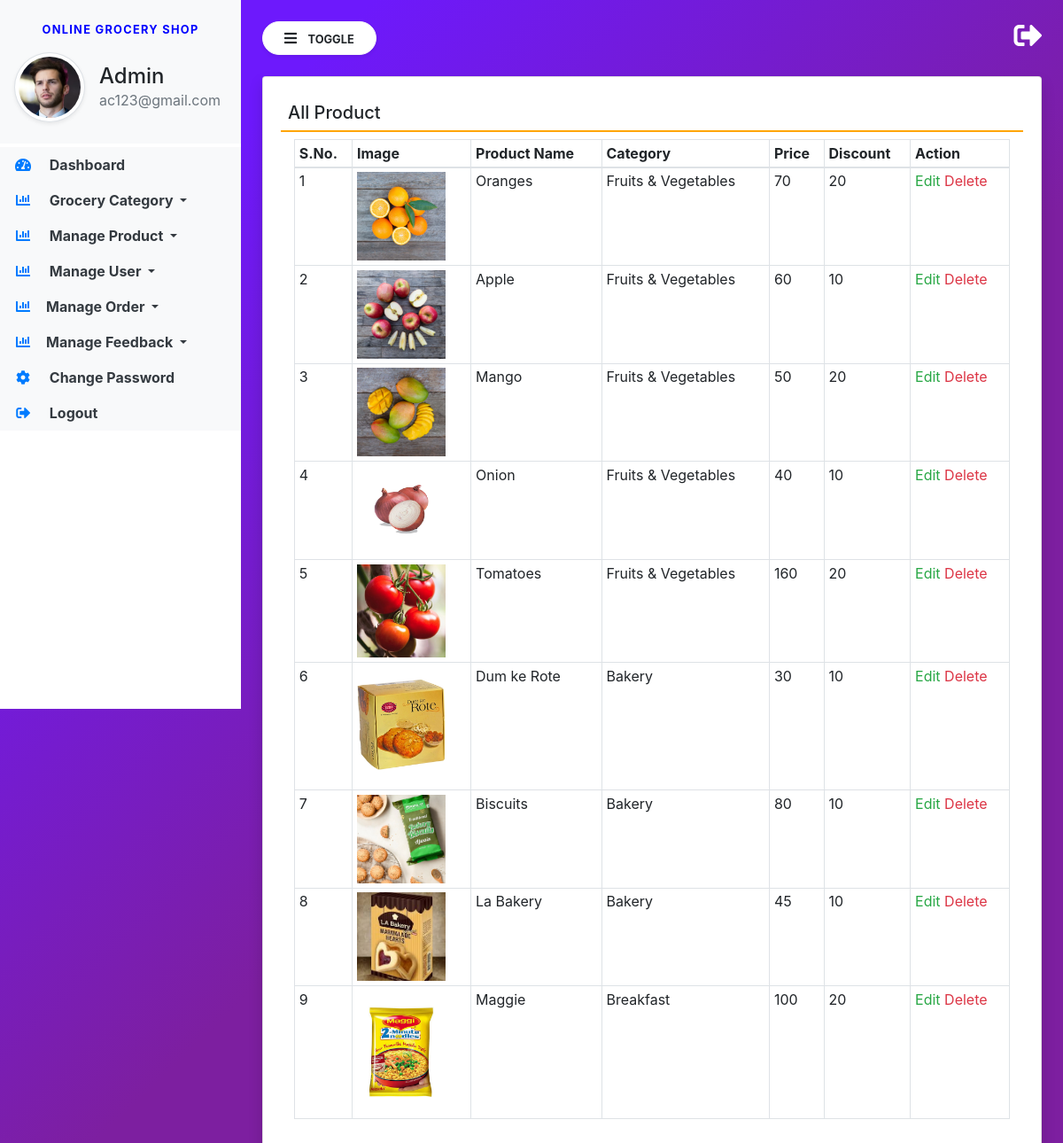
The page /view-product/ (signed in) on the database its author committed.
### groceryapp/models.py (models this page shows, shortened)
class Product(models.Model):
    category = models.ForeignKey(Category, on_delete=models.CASCADE, null=True, blank=True)
    name = models.CharField(max_length=100, null=True, blank=True)
    image = models.FileField(null=True, blank=True)
    description = models.TextField(null=True, blank=True)
    price = models.CharField(max_length=100, null=True, blank=True)
    discount = models.CharField(max_length=100, null=True, blank=True)
    updated = models.DateTimeField(auto_now=True)
    created = models.DateTimeField(auto_now_add=True)

class Category(models.Model):
    name = models.CharField(max_length=100, null=True, blank=True)
    created = models.DateTimeField(auto_now_add=True)

### groceryapp/views.py (the view)
# urls.py: path('view-product/', view_product, name='view_product'),
def view_product(request):
    if not request.user.is_staff:
        return redirect('admin_login')
    product = Product.objects.all()
    return render(request, 'view_product.html', locals())

### groceryapp/templates/view_product.html
{% extends 'admin_base.html' %}
{% block main  %}
<div class="card shadow">
    <div class="card-body">
        <h5 class="p-2" style="border-bottom: 2px solid orange;">All Product</h5>
        <div class="container-fluid">
            <table class="table table-bordered table-sm" id="example">
                <thead>
                <tr>
                    <th>S.No.</th>
                    <th>Image</th>
                    <th>Product Name</th>
                    <th>Category</th>
                    <th>Price</th>
                    <th>Discount</th>
                    <th>Action</th>
                </tr>
                </thead>
                <tbody>
                {% for i in product %}
                <tr>
                    <td>{{forloop.counter}}</td>
                    <td><img src="{{i.image.url}}" style="width:100px"/></td>
                    <td>{{i.name}}</td>
                    <td>{{i.category.name}}</td>
                    <td>{{i.price}}</td>
                    <td>{{i.discount}}</td>
                    <td>
                        <a href="/edit-product/{{i.id}}/" class="text-success">Edit</a>
                        <a href="/delete-product/{{i.id}}/" class="text-danger"
                           onclick="return confirm('Are You Sure?')">Delete</a></td>
                </tr>
                {% endfor %}
                </tbody>
            </table>
        </div>
    </div>
</div>
{% endblock %}

### groceryapp/templates/admin_base.html (shortened to what this page needs)
{% load static %}
<html lang="en">
<head>
    <link rel="stylesheet" href="https://maxcdn.bootstrapcdn.com/bootstrap/4.3.1/css/bootstrap.min.css">
    <link rel="stylesheet" href="https://use.fontawesome.com/releases/v5.6.3/css/all.css"
>
    <link rel="stylesheet" type="text/css" href="{% static 'css/sidebar.css' %}">
</head>
<body>
<div class="vertical-nav bg-white" id="sidebar">
    <div class="py-4 px-3 mb-1 bg-light">
        <p class="font-weight-bold text-uppercase px-3 small dashboard-text text-center">Online Grocery Shop</p>
        <div class="media d-flex align-items-center">
            <img src="{% static 'images/pic-3.png' %}" width="80" height="80"
                 class="mr-3 rounded-circle img-thumbnail shadow-sm">
            <div class="media-body">
                <h4 class="mb-0">Admin</h4>
                <p class="text-muted mb-0">{{request.user.email}}</p>
            </div>
        </div>
    </div>
    <ul class="nav flex-column bg-white">
        <li class="nav-item">
            <a href="/admindashboard/" class="nav-link text-dark bg-light">
                <i class="fas fa-tachometer-alt fa-fw mr-3 text-primary"></i>
                Dashboard
            </a>
        </li>
        <li class="nav-item dropdown">
            <a class="nav-link dropdown-toggle text-dark bg-light" href="#" id="navbardrop" data-toggle="dropdown">
                <i class="fas fa-chart-bar mr-3 text-primary fa-fw"></i> Grocery Category
            </a>
        </li>
        <li class="nav-item dropdown">
            <a class="nav-link dropdown-toggle text-dark bg-light" href="#" id="navbardrop" data-toggle="dropdown">
                <i class="fas fa-chart-bar mr-3 text-primary fa-fw"></i> Manage Product
            </a>
        </li>
        <li class="nav-item dropdown">
            <a class="nav-link dropdown-toggle text-dark bg-light" href="#" id="navbardrop" data-toggle="dropdown">
                <i class="fas fa-chart-bar mr-3 text-primary fa-fw"></i> Manage User
            </a>
        </li>
        <li class="nav-item dropdown">
            <a class="nav-link dropdown-toggle text-dark bg-light" href="#" id="navbardrop" data-toggle="dropdown">
                <i class="fas fa-chart-bar mr-3 text-primary fa-fw"></i>Manage Order
            </a>
        </li>
        <li class="nav-item dropdown">
            <a class="nav-link dropdown-toggle text-dark bg-light" href="#" id="navbardrop" data-toggle="dropdown">
                <i class="fas fa-chart-bar mr-3 text-primary fa-fw"></i>Manage Feedback
            </a>
        </li>
        <li class="nav-item">
            <a href="/admin-change-password/" class="nav-link text-dark bg-light">
                <i class="fas fa-cog mr-3 text-primary fa-fw"></i>
                Change Password
            </a>
        </li>
        <li class="nav-item">
            <a href="/logout/" class="nav-link text-dark bg-light">
                <i class="fas fa-sign-out-alt mr-3 text-primary fa-fw"></i>
                Logout
            </a>
        </li>
    </ul>
</div>
<div class="page-content p-4" id="content">
    <a href="/logout/" title="logout" class="float-right text-white"><i class="fas fa-sign-out-alt fa-2x"></i></a>
    <button id="sidebarCollapse" type="button" class="btn btn-light bg-white rounded-pill shadow-sm px-4 mb-4">
        <i class="fas fa-bars mr-2"></i>
        <small class="text-uppercase font-weight-bold">Toggle</small>
    </button>
    {% block main %}
    {% endblock %}
</div>
</body>
</html>

### groceryapp/static/css/sidebar.css (style rules this page uses)
body { background-image : linear-gradient(135.9deg,rgba(109,25,252,1) 16.4%,rgba(125,31,160,1) 56.1%); min-height:100vh; }
.vertical-nav { min-width : 17rem; width : 17rem; height:100vh; position:fixed; top:0; left:0; transition: all 0.4s; }
.page-content { width:calc(100% - 17rem); margin-left:17rem; transition:all 0.4s; }
.dashboard-text { letter-spacing : 0.1em; color : blue; }
.nav-link { font-weight : bold; }

### rows shown on the page
Product: image (picture), name "Oranges", category.name "Fruits & Vegetables", price "70", discount "20"
Product: image (picture), name "Apple", category.name "Fruits & Vegetables", price "60", discount "10"
Product: image (picture), name "Mango", category.name "Fruits & Vegetables", price "50", discount "20"
Product: image (picture), name "Onion", category.name "Fruits & Vegetables", price "40", discount "10"
Product: image (picture), name "Tomatoes", category.name "Fruits & Vegetables", price "160", discount "20"
Product: image (picture), name "Dum ke Rote", category.name "Bakery", price "30", discount "10"
Product: image (picture), name "Biscuits", category.name "Bakery", price "80", discount "10"
Product: image (picture), name "La Bakery", category.name "Bakery", price "45", discount "10"
Product: image (picture), name "Maggie", category.name "Breakfast", price "100", discount "20"

### other values the page prints
{{ request.user.email }} "ac123@gmail.com"
